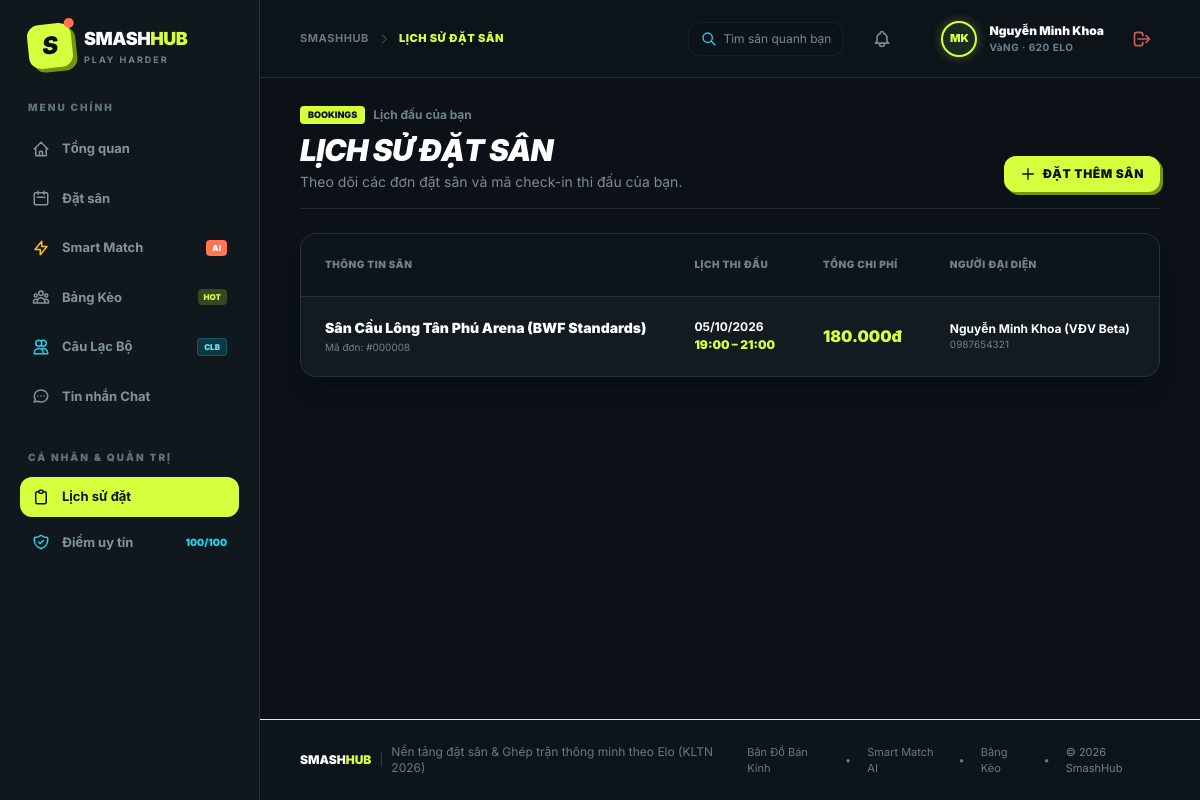
Page /index.php?action=my_bookings (signed in) on the committed database.
### tables this page shows
CREATE TABLE `users` (
    `id` int NOT NULL AUTO_INCREMENT,
    `username` varchar(50) NOT NULL,
    `password` varchar(255) NOT NULL,
    `role` enum('user','staff','owner','admin') DEFAULT 'user',
    `name` varchar(255) NOT NULL,
    `phone` varchar(20) DEFAULT NULL,
    `avatar_url` varchar(255) DEFAULT NULL,
    `skill_level` tinyint NOT NULL DEFAULT 3 COMMENT '1: Mới chơi, 2: TB Yếu, 3: Trung bình, 4: Khá, 5: Bán chuyên',
    `preferred_format` varchar(50) DEFAULT 'Đánh Đôi' COMMENT 'Đánh Đơn, Đánh Đôi, Giao lưu nhóm',
    `district` varchar(100) DEFAULT 'Bình Thạnh',
    `latitude` decimal(10,8) DEFAULT NULL,
    `longitude` decimal(11,8) DEFAULT NULL,
    `location_address` varchar(255) DEFAULT '',
    `reputation_score` int NOT NULL DEFAULT 100 COMMENT 'Thang điểm Uy Tín Fair-Play từ 0 - 100',
    `penalty_until` datetime DEFAULT NULL,
    `created_at` timestamp NOT NULL DEFAULT CURRENT_TIMESTAMP,
    `owner_id` int DEFAULT NULL,
    `assigned_pitch_id` int DEFAULT NULL,
    PRIMARY KEY (`id`),
    UNIQUE KEY `username` (`username`)
  );

CREATE TABLE `user_scores` (
    `user_id` int NOT NULL,
    `season` varchar(20) NOT NULL,
    `points` int DEFAULT 0,
    `highest_points` int DEFAULT 0,
    PRIMARY KEY (`user_id`,`season`)
  );

CREATE TABLE `bookings` (
    `id` int NOT NULL AUTO_INCREMENT,
    `pitch_id` int NOT NULL,
    `user_id` int DEFAULT NULL,
    `customer_name` varchar(255) NOT NULL,
    `customer_phone` varchar(20) NOT NULL,
    `booking_date` date NOT NULL,
    `start_time` time NOT NULL,
    `end_time` time NOT NULL,
    `total_price` decimal(10,2) NOT NULL,
    `payment_method` varchar(50) DEFAULT 'cash',
    `payment_status` enum('unpaid','deposited','paid') DEFAULT 'unpaid',
    `services_note` text,
    `checkin_code` varchar(20) DEFAULT NULL,
    `status` enum('pending','confirmed','cancelled','completed') DEFAULT 'pending',
    `created_at` timestamp NOT NULL DEFAULT CURRENT_TIMESTAMP,
    `booking_type` enum('online_app','walk_in','fixed_monthly') DEFAULT 'online_app',
    `created_by_user_id` int DEFAULT NULL,
    PRIMARY KEY (`id`),
    KEY `pitch_id` (`pitch_id`),
    KEY `user_id` (`user_id`)
  );

CREATE TABLE `pitches` (
    `id` int NOT NULL AUTO_INCREMENT,
    `owner_id` int DEFAULT NULL,
    `name` varchar(255) NOT NULL,
    `location` varchar(255) NOT NULL DEFAULT '',
    `district` varchar(100) DEFAULT '',
    `city` varchar(100) DEFAULT 'TP.HCM',
    `latitude` decimal(10,8) DEFAULT 10.80000000 COMMENT 'Tọa độ vĩ độ GPS',
    `longitude` decimal(11,8) DEFAULT 106.70000000 COMMENT 'Tọa độ kinh độ GPS',
    `type` varchar(50) NOT NULL COMMENT 'Thảm PVC Tiêu Chuẩn BWF, Thảm PVC Yonex, Sân Gỗ Thi Đấu, Thảm Alite',
    `quantity` int NOT NULL DEFAULT 1 COMMENT 'Số lượng sân con trong cụm',
    `price_per_hour` decimal(10,2) NOT NULL,
    `image_url` varchar(255) DEFAULT NULL,
    `amenities` varchar(255) DEFAULT 'parking,lighting,cooling,shower',
    `description` text,
    `status` enum('active','locked') DEFAULT 'active',
    PRIMARY KEY (`id`)
  );

### views/user/bookings.php (the view, shortened to what the rows shown need)
<div class="max-w-7xl mx-auto space-y-6 text-white animate-fade-in">
    <div class="flex flex-col sm:flex-row justify-between sm:items-end gap-4 pb-4 border-b border-white/10">
        <div>
            <h1 class="text-2xl sm:text-3xl font-black uppercase italic tracking-tight text-white">Lịch Sử Đặt Sân</h1>
        </div>
    </div>
    <div class="bg-[#121b21] rounded-2xl shadow-xl border border-white/10 overflow-hidden">
        <div class="overflow-x-auto">
            <table class="min-w-full divide-y divide-white/5">
                <thead class="bg-[#0d151b] border-b border-white/10">
                    <tr>
                        <th class="px-6 py-4 text-left text-[10px] font-black text-[#71818a] uppercase tracking-wider">Thông Tin Sân</th>
                        <th class="px-6 py-4 text-left text-[10px] font-black text-[#71818a] uppercase tracking-wider">Lịch Thi Đấu</th>
                        <th class="px-6 py-4 text-left text-[10px] font-black text-[#71818a] uppercase tracking-wider">Tổng Chi Phí</th>
                        <th class="px-6 py-4 text-left text-[10px] font-black text-[#71818a] uppercase tracking-wider">Người Đại Diện</th>
                        <th class="px-6 py-4 text-center text-[10px] font-black text-[#71818a] uppercase tracking-wider">Mã Check-in / Trạng Thái</th>
                    </tr>
                </thead>
                <tbody class="bg-[#121b21] divide-y divide-white/5">
                    <?php if(count($bookings) > 0): ?>
                        <?php foreach($bookings as $b): ?>
                        <tr class="hover:bg-[#0b1116]/5 transition-colors">
                            <td class="px-6 py-4 whitespace-nowrap">
                                <div class="text-sm font-black text-white"><?php echo htmlspecialchars($b['pitch_name']); ?></div>
                                <div class="text-[10px] text-[#71818a] mt-0.5">Mã đơn: #<?php echo str_pad($b['id'], 6, '0', STR_PAD_LEFT); ?></div>
                            </td>
                            <td class="px-6 py-4 whitespace-nowrap">
                                <div class="font-bold text-xs text-white"><?php echo date('d/m/Y', strtotime($b['booking_date'])); ?></div>
                                <div class="text-xs text-[#d8ff3e] font-black mt-0.5"><?php echo substr($b['start_time'],0,5); ?> – <?php echo substr($b['end_time'],0,5); ?></div>
                            </td>
                            <td class="px-6 py-4 whitespace-nowrap text-base font-black text-[#d8ff3e]">
                                <?php echo number_format($b['total_price'], 0, ',', '.'); ?>đ
                            </td>
                            <td class="px-6 py-4 whitespace-nowrap">
                                <div class="text-xs font-bold text-white"><?php echo htmlspecialchars($b['customer_name']); ?></div>
                                <div class="text-[10px] text-[#71818a]"><?php echo htmlspecialchars($b['customer_phone']); ?></div>
                            </td>
                            <td class="px-6 py-4 whitespace-nowrap text-center">
                            </td>
                        </tr>
                        <?php endforeach; ?>
                    <?php endif; ?>
                </tbody>
            </table>
        </div>
    </div>
</div>

### views/layout.php (shortened to what the rows shown need)
<?php
$clean_user_name = '';
$user_role = $_SESSION['user_role'] ?? 'guest';
$user_initials = 'KH';
$user_badge_text = 'GUEST PLAYER';
$user_elo_pts = 600;
$user_rep_val = 100;
$current_action = $_GET['action'] ?? 'home';
if (isset($_SESSION['user_id'])) {
    $clean_user_name = trim(preg_replace('/\s*\(.*?\)/', '', $_SESSION['user_name'] ?? 'Vận động viên'));
    $words = explode(' ', $clean_user_name);
    $user_initials = '';
    foreach (array_slice($words, -2) as $w) {
        $user_initials .= mb_substr($w, 0, 1, 'UTF-8');
    }
    $user_initials = mb_strtoupper($user_initials, 'UTF-8');
    if (class_exists('Database')) {
        try {
            $db_inst = (new Database())->getConnection();
            if (class_exists('Ranking')) {
                $rk_inst = new Ranking($db_inst);
                $pts = $rk_inst->getSeasonHighestPoints($_SESSION['user_id'], Ranking::getCurrentSeason());
                if ($pts > 0) $user_elo_pts = $pts;
                $rk_name = $rk_inst->getRankName($user_elo_pts);
                if ($user_role === 'user') {
                    $user_badge_text = strtoupper($rk_name) . ' · ' . $user_elo_pts . ' ELO';
                } else {
                    $role_names = ['staff' => 'NHÂN VIÊN SÂN', 'owner' => 'CHỦ CỤM SÂN', 'admin' => 'ADMIN TỔNG'];
                    $user_badge_text = $role_names[$user_role] ?? strtoupper($user_role);
                }
            }
            if (class_exists('Reputation')) {
                $rp_inst = new Reputation($db_inst);
                $rep_data = $rp_inst->getUserReputation($_SESSION['user_id']);
                $user_rep_val = $rep_data['score'];
            }
        } catch (Exception $e) {}
    }
}
?>
<!DOCTYPE html>
<html lang="vi" class="dark scroll-smooth">
<head>
    <script src="https://cdn.tailwindcss.com"></script>
</head>
<body class="bg-[#0b1116] text-white selection:bg-[#d8ff3e] selection:text-[#0b1116] min-h-screen flex flex-col antialiased">
    <aside id="sidebar" class="fixed inset-y-0 left-0 z-50 flex w-[260px] flex-col border-r border-white/10 bg-[#10181e] px-5 py-6 transition-transform duration-300 -translate-x-full lg:translate-x-0">
        <nav class="mt-3 space-y-1.5">
            <?php if(isset($_SESSION['user_id'])): ?>
                <?php if($user_role === 'user'): ?>
                    <a href="index.php?action=my_bookings" class="flex items-center gap-3 rounded-xl px-3 py-2.5 text-[13px] font-bold transition <?php echo ($current_action == 'my_bookings') ? 'bg-[#d8ff3e] text-[#0d1715]' : 'text-[#84939b] hover:bg-[#0b1116]/5 hover:text-white'; ?>">
                        <svg class="w-[18px] h-[18px]" fill="none" stroke="currentColor" viewBox="0 0 24 24"><path stroke-linecap="round" stroke-linejoin="round" stroke-width="2" d="M9 5H7a2 2 0 00-2 2v12a2 2 0 002 2h10a2 2 0 002-2V7a2 2 0 00-2-2h-2M9 5a2 2 0 002 2h2a2 2 0 002-2M9 5a2 2 0 012-2h2a2 2 0 012 2"></path></svg>
                        <span>Lịch sử đặt</span>
                    </a>
                    <a href="index.php?action=user_profile" class="flex items-center gap-3 rounded-xl px-3 py-2.5 text-[13px] font-bold transition <?php echo ($current_action == 'user_profile') ? 'bg-[#d8ff3e] text-[#0d1715]' : 'text-[#84939b] hover:bg-[#0b1116]/5 hover:text-white'; ?>">
                        <span class="flex-1">Điểm uy tín</span>
                        <span class="text-[10px] font-black text-cyan-400"><?php echo $user_rep_val; ?>/100</span>
                    </a>
                <?php endif; ?>
            <?php endif; ?>
        </nav>
    </aside>
    <section class="lg:pl-[260px] flex-1 flex flex-col min-h-screen">
        <header class="sticky top-0 z-30 flex h-[78px] items-center justify-between border-b border-white/10 bg-[#0d151b]/85 px-4 sm:px-8 lg:px-10 backdrop-blur-xl">
            <div class="flex items-center gap-4 sm:gap-5">
                <?php if(isset($_SESSION['user_id'])): ?>
                    <a href="index.php?action=user_profile" class="flex items-center gap-3 group">
                        <div class="flex h-9 w-9 items-center justify-center rounded-full border-2 border-[#d8ff3e] bg-[#1a2b24] text-[11px] font-black text-[#d8ff3e] shadow-[0_0_12px_rgba(216,255,62,0.3)]">
                            <?php echo $user_initials; ?>
                        </div>
                        <div class="hidden text-left sm:block">
                            <div class="text-[12px] font-black group-hover:text-[#d8ff3e] transition"><?php echo htmlspecialchars($clean_user_name); ?></div>
                            <div class="text-[10px] font-bold text-[#71818a] tracking-wider"><?php echo $user_badge_text; ?></div>
                        </div>
                    </a>
                    <a href="index.php?action=logout" title="Đăng xuất" class="p-2 rounded-xl text-red-400/80 hover:text-red-400 hover:bg-red-500/10 transition">
                        <svg class="w-5 h-5" fill="none" stroke="currentColor" viewBox="0 0 24 24"><path stroke-linecap="round" stroke-linejoin="round" stroke-width="2" d="M17 16l4-4m0 0l-4-4m4 4H7m6 4v1a3 3 0 01-3 3H6a3 3 0 01-3-3V7a3 3 0 013-3h4a3 3 0 013 3v1"></path></svg>
                    </a>
                <?php endif; ?>
            </div>
        </header>
        <main class="flex-1 w-full max-w-[1400px] mx-auto px-4 sm:px-8 lg:px-10 py-7">
            <?php require_once 'views/' . $content; ?>
        </main>
    </section>
</body>
</html>

### rows in the picture
users: reputation_score "100"
user_scores: user_badge_text "VàNG · 620 ELO"
bookings: pitch.name "Sân Cầu Lông Tân Phú Arena (BWF Standards)", id "000008", booking_date "05/10/2026", start_time "19:00", end_time "21:00", total_price "180.000", customer_name "Nguyễn Minh Khoa (VĐV Beta)", customer_phone "0987654321"

### other values in the picture
$page_title "LỊCH SỬ ĐẶT SÂN"
$user_initials "MK"
$clean_user_name "Nguyễn Minh Khoa"
